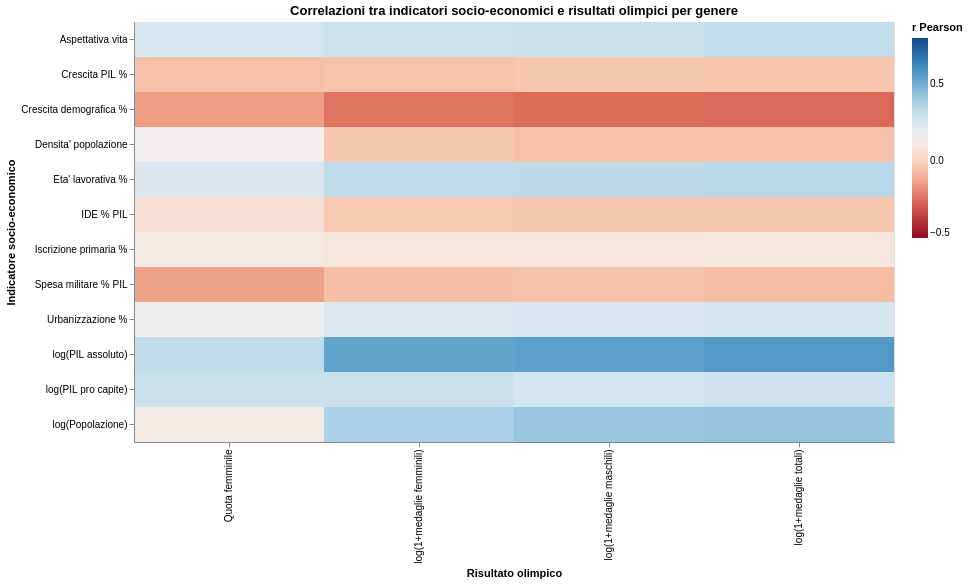

Write a Vega-Lite specification for this figure.
### Vega-Lite specification from a JSON file in a GitHub repository (floating-point values rounded to 4 significant figures)
{"config": {"view": {"continuousWidth": 300, "continuousHeight": 300}}, "data": {"name": "data-0b6adcc2e5785fa4e3db22c89b6dbb90"}, "mark": {"type": "rect"}, "encoding": {"color": {"field": "correlazione", "scale": {"domain": [-0.5, 0.8], "scheme": "redblue"}, "title": "r Pearson", "type": "quantitative"}, "tooltip": [{"field": "indicatore", "title": "Indicatore", "type": "nominal"}, {"field": "target", "title": "Target", "type": "nominal"}, {"field": "correlazione", "format": ".3f", "title": "Correlazione", "type": "quantitative"}, {"field": "n", "format": ",.0f", "title": "Osservazioni", "type": "quantitative"}], "x": {"field": "target", "title": "Risultato olimpico", "type": "nominal"}, "y": {"field": "indicatore", "title": "Indicatore socio-economico", "type": "nominal"}}, "height": 420, "title": "Correlazioni tra indicatori socio-economici e risultati olimpici per genere", "width": 760, "$schema": "https://vega.github.io/schema/vega-lite/v6.4.1.json", "datasets": {"data-0b6adcc2e5785fa4e3db22c89b6dbb90": [{"indicatore": "log(PIL assoluto)", "target": "log(1+medaglie maschili)", "correlazione": 0.5446, "n": 2628}, {"indicatore": "log(PIL assoluto)", "target": "log(1+medaglie femminili)", "correlazione": 0.5337, "n": 2628}, {"indicatore": "log(PIL assoluto)", "target": "log(1+medaglie totali)", "correlazione": 0.5688, "n": 2628}, {"indicatore": "log(PIL assoluto)", "target": "Quota femminile", "correlazione": 0.321, "n": 638}, {"indicatore": "log(PIL pro capite)", "target": "log(1+medaglie maschili)", "correlazione": 0.2701, "n": 2628}, {"indicatore": "log(PIL pro capite)", "target": "log(1+medaglie femminili)", "correlazione": 0.3018, "n": 2628}, {"indicatore": "log(PIL pro capite)", "target": "log(1+medaglie totali)", "correlazione": 0.2929, "n": 2628}, {"indicatore": "log(PIL pro capite)", "target": "Quota femminile", "correlazione": 0.3025, "n": 638}, {"indicatore": "log(Popolazione)", "target": "log(1+medaglie maschili)", "correlazione": 0.4182, "n": 3083}, {"indicatore": "log(Popolazione)", "target": "log(1+medaglie femminili)", "correlazione": 0.3815, "n": 3083}, {"indicatore": "log(Popolazione)", "target": "log(1+medaglie totali)", "correlazione": 0.4288, "n": 3083}, {"indicatore": "log(Popolazione)", "target": "Quota femminile", "correlazione": 0.1182, "n": 674}, {"indicatore": "Densita' popolazione", "target": "log(1+medaglie maschili)", "correlazione": -0.0579, "n": 2810}, {"indicatore": "Densita' popolazione", "target": "log(1+medaglie femminili)", "correlazione": -0.03809, "n": 2810}, {"indicatore": "Densita' popolazione", "target": "log(1+medaglie totali)", "correlazione": -0.05477, "n": 2810}, {"indicatore": "Densita' popolazione", "target": "Quota femminile", "correlazione": 0.1459, "n": 651}, {"indicatore": "Urbanizzazione %", "target": "log(1+medaglie maschili)", "correlazione": 0.2544, "n": 3090}, {"indicatore": "Urbanizzazione %", "target": "log(1+medaglie femminili)", "correlazione": 0.244, "n": 3090}, {"indicatore": "Urbanizzazione %", "target": "log(1+medaglie totali)", "correlazione": 0.2678, "n": 3090}, {"indicatore": "Urbanizzazione %", "target": "Quota femminile", "correlazione": 0.1625, "n": 674}, {"indicatore": "Aspettativa vita", "target": "log(1+medaglie maschili)", "correlazione": 0.3012, "n": 3083}, {"indicatore": "Aspettativa vita", "target": "log(1+medaglie femminili)", "correlazione": 0.2969, "n": 3083}, {"indicatore": "Aspettativa vita", "target": "log(1+medaglie totali)", "correlazione": 0.3193, "n": 3083}, {"indicatore": "Aspettativa vita", "target": "Quota femminile", "correlazione": 0.2594, "n": 674}, {"indicatore": "Iscrizione primaria %", "target": "log(1+medaglie maschili)", "correlazione": 0.0892, "n": 1946}, {"indicatore": "Iscrizione primaria %", "target": "log(1+medaglie femminili)", "correlazione": 0.09233, "n": 1946}, {"indicatore": "Iscrizione primaria %", "target": "log(1+medaglie totali)", "correlazione": 0.0962, "n": 1946}, {"indicatore": "Iscrizione primaria %", "target": "Quota femminile", "correlazione": 0.1271, "n": 413}, {"indicatore": "Eta' lavorativa %", "target": "log(1+medaglie maschili)", "correlazione": 0.3266, "n": 3090}, {"indicatore": "Eta' lavorativa %", "target": "log(1+medaglie femminili)", "correlazione": 0.3251, "n": 3090}, {"indicatore": "Eta' lavorativa %", "target": "log(1+medaglie totali)", "correlazione": 0.3429, "n": 3090}, {"indicatore": "Eta' lavorativa %", "target": "Quota femminile", "correlazione": 0.2485, "n": 674}, {"indicatore": "Crescita demografica %", "target": "log(1+medaglie maschili)", "correlazione": -0.2529, "n": 3083}, {"indicatore": "Crescita demografica %", "target": "log(1+medaglie femminili)", "correlazione": -0.2374, "n": 3083}, {"indicatore": "Crescita demografica %", "target": "log(1+medaglie totali)", "correlazione": -0.2623, "n": 3083}, {"indicatore": "Crescita demografica %", "target": "Quota femminile", "correlazione": -0.1479, "n": 674}, {"indicatore": "Crescita PIL %", "target": "log(1+medaglie maschili)", "correlazione": -0.038, "n": 2598}, {"indicatore": "Crescita PIL %", "target": "log(1+medaglie femminili)", "correlazione": -0.04867, "n": 2598}, {"indicatore": "Crescita PIL %", "target": "log(1+medaglie totali)", "correlazione": -0.04389, "n": 2598}, {"indicatore": "Crescita PIL %", "target": "Quota femminile", "correlazione": -0.0547, "n": 637}, {"indicatore": "Spesa militare % PIL", "target": "log(1+medaglie maschili)", "correlazione": -0.05184, "n": 1869}, {"indicatore": "Spesa militare % PIL", "target": "log(1+medaglie femminili)", "correlazione": -0.06021, "n": 1869}, {"indicatore": "Spesa militare % PIL", "target": "log(1+medaglie totali)", "correlazione": -0.06553, "n": 1869}, {"indicatore": "Spesa militare % PIL", "target": "Quota femminile", "correlazione": -0.1376, "n": 603}, {"indicatore": "IDE % PIL", "target": "log(1+medaglie maschili)", "correlazione": -0.03823, "n": 2151}, {"indicatore": "IDE % PIL", "target": "log(1+medaglie femminili)", "correlazione": -0.02943, "n": 2151}, {"indicatore": "IDE % PIL", "target": "log(1+medaglie totali)", "correlazione": -0.0383, "n": 2151}, {"indicatore": "IDE % PIL", "target": "Quota femminile", "correlazione": 0.06017, "n": 569}]}}
